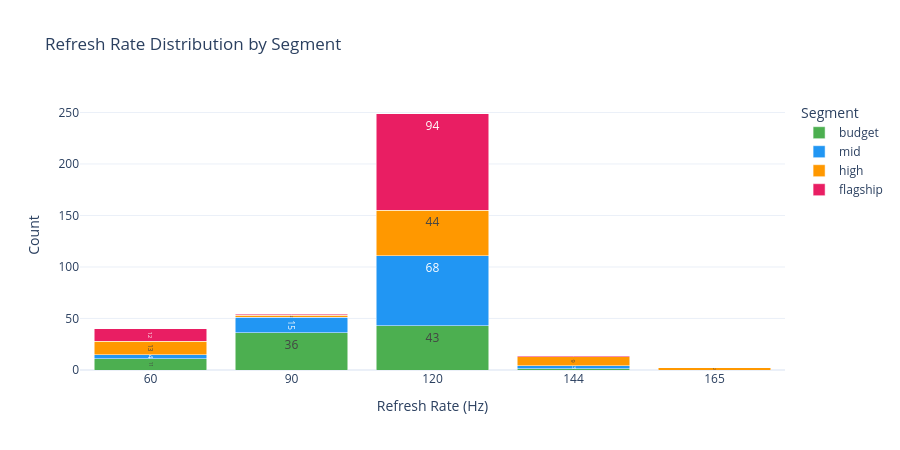

Notebook cell for this chart:
### Code cell
# Plotly: interactive bar — refresh rate is discrete, hover shows count per segment
refresh_counts = (
    smartphone_df
    .groupby(["refresh_rate_hz", "price_segment"])
    .size()
    .reset_index(name="count")
)

fig = px.bar(
    refresh_counts,
    x="refresh_rate_hz",
    y="count",
    color="price_segment",
    category_orders={"price_segment": SEGMENT_ORDER},
    color_discrete_map=SEGMENT_COLORS,
    barmode="stack",
    title="Refresh Rate Distribution by Segment",
    labels={
        "refresh_rate_hz": "Refresh Rate (Hz)",
        "count"          : "Count",
        "price_segment"  : "Segment",
    },
    text="count",
)
fig.update_traces(textposition="inside")
fig.update_layout(height=450, xaxis=dict(type="category"))
fig.show()

### Figure 1 — Plotly figure (JSON) as saved in the notebook; plotly's stock layout.template omitted (floating-point values rounded to 4 significant figures)
{"data": [{"alignmentgroup": "True", "hovertemplate": "Segment=budget<br>Refresh Rate (Hz)=%{x}<br>Count=%{text}<extra></extra>", "legendgroup": "budget", "marker": {"color": "#4CAF50", "pattern": {"shape": ""}}, "name": "budget", "offsetgroup": "budget", "orientation": "v", "showlegend": true, "text": [11, 36, 43, 1], "textposition": "inside", "type": "bar", "x": [60, 90, 120, 144], "xaxis": "x", "y": [11, 36, 43, 1], "yaxis": "y"}, {"alignmentgroup": "True", "hovertemplate": "Segment=mid<br>Refresh Rate (Hz)=%{x}<br>Count=%{text}<extra></extra>", "legendgroup": "mid", "marker": {"color": "#2196F3", "pattern": {"shape": ""}}, "name": "mid", "offsetgroup": "mid", "orientation": "v", "showlegend": true, "text": [4, 15, 68, 3], "textposition": "inside", "type": "bar", "x": [60, 90, 120, 144], "xaxis": "x", "y": [4, 15, 68, 3], "yaxis": "y"}, {"alignmentgroup": "True", "hovertemplate": "Segment=high<br>Refresh Rate (Hz)=%{x}<br>Count=%{text}<extra></extra>", "legendgroup": "high", "marker": {"color": "#FF9800", "pattern": {"shape": ""}}, "name": "high", "offsetgroup": "high", "orientation": "v", "showlegend": true, "text": [13, 2, 44, 9, 2], "textposition": "inside", "type": "bar", "x": [60, 90, 120, 144, 165], "xaxis": "x", "y": [13, 2, 44, 9, 2], "yaxis": "y"}, {"alignmentgroup": "True", "hovertemplate": "Segment=flagship<br>Refresh Rate (Hz)=%{x}<br>Count=%{text}<extra></extra>", "legendgroup": "flagship", "marker": {"color": "#E91E63", "pattern": {"shape": ""}}, "name": "flagship", "offsetgroup": "flagship", "orientation": "v", "showlegend": true, "text": [12, 1, 94, 1], "textposition": "inside", "type": "bar", "x": [60, 90, 120, 144], "xaxis": "x", "y": [12, 1, 94, 1], "yaxis": "y"}], "layout": {"barmode": "stack", "height": 450, "legend": {"title": {"text": "Segment"}, "tracegroupgap": 0}, "title": {"text": "Refresh Rate Distribution by Segment"}, "xaxis": {"anchor": "y", "domain": [0, 1], "title": {"text": "Refresh Rate (Hz)"}, "type": "category"}, "yaxis": {"anchor": "x", "domain": [0, 1], "title": {"text": "Count"}}}}
